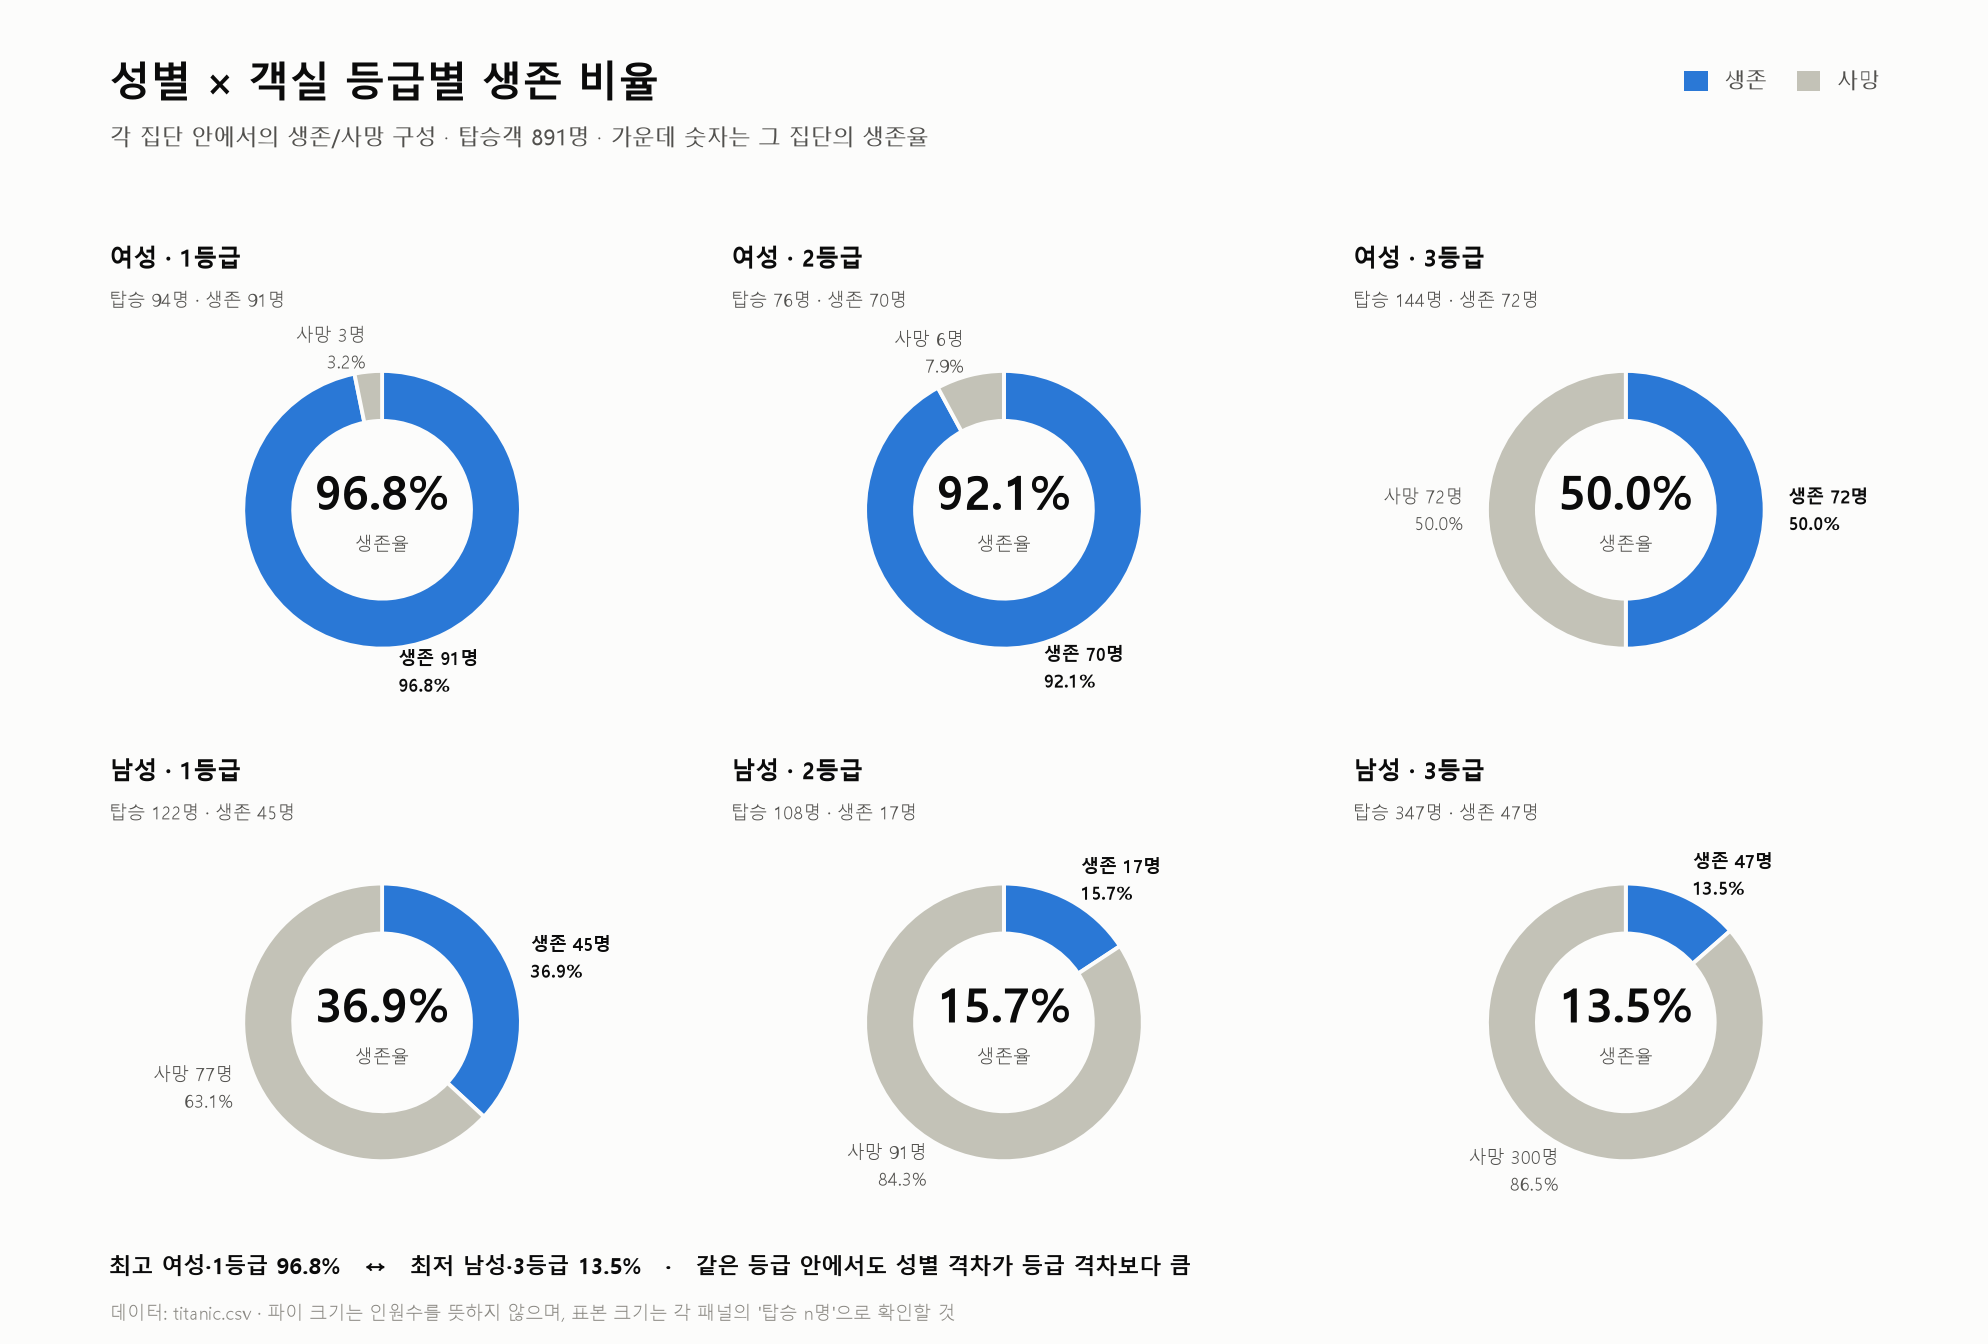

Recreate this plot in Python.
# -*- coding: utf-8 -*-
"""성별 × 객실 등급(Pclass) 생존 비율을 파이(도넛) 차트 6개로 비교한다.

2행(여성/남성) × 3열(1/2/3등급) 격자. 각 파이는 '해당 집단 안에서의 생존/사망 구성'이며,
가운데 숫자는 그 집단의 생존율이다. 같은 열끼리 보면 등급 효과, 같은 행끼리 보면
성별 효과가 읽힌다.

사용법:
    python titanic_sex_class_pie.py           # 라이트 모드 -> titanic_sex_class_pie.png
    python titanic_sex_class_pie.py --dark    # 다크 모드   -> titanic_sex_class_pie_dark.png
"""
from __future__ import annotations

import argparse
from pathlib import Path

import matplotlib

matplotlib.use("Agg")

import matplotlib.pyplot as plt
from matplotlib.patches import Patch

from titanic_sex_pie import draw_pie
from titanic_survival import ALIVE_LABEL, DARK, DEAD_LABEL, LIGHT, load_data, setup_font

HERE = Path(__file__).resolve().parent

SEXES = ["여성", "남성"]
CLASSES = ["1등급", "2등급", "3등급"]


def grid_table(df):
    """성별 × 등급별 인원 수 / 생존 수 / 생존율."""
    g = df.groupby(["성별", "등급"], observed=True)["Survived"].agg(전체="size", 생존="sum")
    g["사망"] = g["전체"] - g["생존"]
    g["생존율"] = g["생존"] / g["전체"] * 100
    return g


def build_figure(dark: bool):
    c = DARK if dark else LIGHT
    df = load_data()
    tbl = grid_table(df)

    fig = plt.figure(figsize=(14.2, 9.6), dpi=140, facecolor=c["surface"])
    gs = fig.add_gridspec(2, 3, left=0.055, right=0.955, top=0.755, bottom=0.105, wspace=0.14, hspace=0.42)

    fig.text(0.055, 0.955, "성별 × 객실 등급별 생존 비율", color=c["ink"], fontsize=21, fontweight="bold", va="top")
    fig.text(
        0.055,
        0.906,
        "각 집단 안에서의 생존/사망 구성 · 탑승객 891명 · 가운데 숫자는 그 집단의 생존율",
        color=c["ink2"],
        fontsize=11.5,
        va="top",
    )

    legend = fig.legend(
        handles=[Patch(facecolor=c["alive"], label=ALIVE_LABEL), Patch(facecolor=c["dead"], label=DEAD_LABEL)],
        loc="upper right",
        bbox_to_anchor=(0.955, 0.962),
        ncol=2,
        frameon=False,
        handlelength=1.1,
        handleheight=1.1,
        columnspacing=1.4,
        fontsize=11,
    )
    for text in legend.get_texts():
        text.set_color(c["ink2"])

    for row, sex in enumerate(SEXES):
        for col, cls in enumerate(CLASSES):
            r = tbl.loc[(sex, cls)]
            ax = fig.add_subplot(gs[row, col])
            draw_pie(
                ax,
                gs[row, col].get_position(fig),
                f"{sex} · {cls}",
                int(r["전체"]),
                int(r["생존"]),
                c,
                hero_size=24,
                label_size=9.5,
            )

    lo = tbl["생존율"].idxmin()
    hi = tbl["생존율"].idxmax()
    fig.text(
        0.055,
        0.052,
        f"최고 {hi[0]}·{hi[1]} {tbl.loc[hi, '생존율']:.1f}%   ↔   최저 {lo[0]}·{lo[1]} {tbl.loc[lo, '생존율']:.1f}%"
        f"   ·   같은 등급 안에서도 성별 격차가 등급 격차보다 큼",
        color=c["ink"],
        fontsize=11.5,
        fontweight="bold",
    )
    fig.text(
        0.055,
        0.018,
        "데이터: titanic.csv · 파이 크기는 인원수를 뜻하지 않으며, 표본 크기는 각 패널의 '탑승 n명'으로 확인할 것",
        color=c["muted"],
        fontsize=9,
    )
    return fig, tbl


def main() -> None:
    parser = argparse.ArgumentParser(description="성별 × 객실 등급 생존 비율 파이 차트")
    parser.add_argument("--dark", action="store_true", help="다크 모드로 렌더링")
    parser.add_argument("--out", type=Path, default=None, help="저장 경로")
    args = parser.parse_args()

    setup_font()
    c = DARK if args.dark else LIGHT
    fig, tbl = build_figure(dark=args.dark)
    out = args.out or HERE / ("titanic_sex_class_pie_dark.png" if args.dark else "titanic_sex_class_pie.png")
    fig.savefig(out, facecolor=c["surface"])
    plt.close(fig)

    print(f"저장 완료: {out}")
    print("\n[표 보기] 성별 × 객실 등급 생존 비율")
    print(f"{'집단':<12} {'전체':>6} {'생존':>6} {'사망':>6} {'생존율':>8}")
    print("-" * 44)
    for sex in SEXES:
        for cls in CLASSES:
            r = tbl.loc[(sex, cls)]
            print(
                f"{sex + ' ' + cls:<12} {int(r['전체']):>6} {int(r['생존']):>6} "
                f"{int(r['사망']):>6} {r['생존율']:>7.1f}%"
            )


if __name__ == "__main__":
    main()
